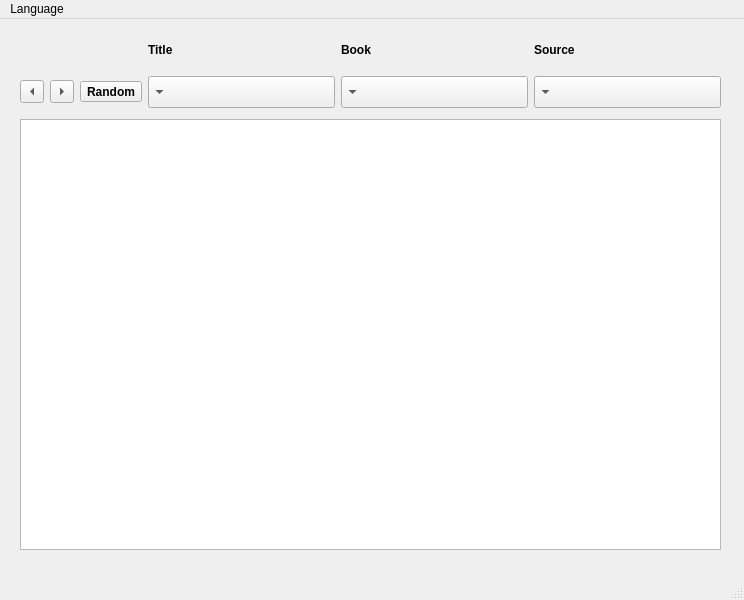
<?xml version="1.0" encoding="UTF-8"?>
<ui version="4.0">
 <class>MainWindow</class>
 <widget class="QMainWindow" name="MainWindow">
  <property name="geometry">
   <rect>
    <x>0</x>
    <y>0</y>
    <width>744</width>
    <height>600</height>
   </rect>
  </property>
  <property name="windowTitle">
   <string>MainWindow</string>
  </property>
  <widget class="QWidget" name="centralwidget">
   <widget class="QTextEdit" name="hadithText">
    <property name="geometry">
     <rect>
      <x>20</x>
      <y>100</y>
      <width>701</width>
      <height>431</height>
     </rect>
    </property>
    <property name="sizePolicy">
     <sizepolicy hsizetype="Expanding" vsizetype="Expanding">
      <horstretch>0</horstretch>
      <verstretch>0</verstretch>
     </sizepolicy>
    </property>
    <property name="font">
     <font>
      <family>Nafees [PYRS]</family>
      <pointsize>18</pointsize>
      <weight>50</weight>
      <bold>false</bold>
     </font>
    </property>
    <property name="statusTip">
     <string>Hadith Text</string>
    </property>
    <property name="layoutDirection">
     <enum>Qt::LeftToRight</enum>
    </property>
    <property name="styleSheet">
     <string notr="true"/>
    </property>
    <property name="locale">
     <locale language="Urdu" country="Pakistan"/>
    </property>
    <property name="readOnly">
     <bool>true</bool>
    </property>
   </widget>
   <widget class="QWidget" name="layoutWidget">
    <property name="geometry">
     <rect>
      <x>20</x>
      <y>10</y>
      <width>701</width>
      <height>79</height>
     </rect>
    </property>
    <layout class="QGridLayout" name="gridLayout" rowstretch="0,0,0,0,0,0" columnstretch="0,0,0,0,0,0,0,0,0,0,0">
     <property name="sizeConstraint">
      <enum>QLayout::SetNoConstraint</enum>
     </property>
     <property name="verticalSpacing">
      <number>6</number>
     </property>
     <item row="5" column="9">
      <widget class="QComboBox" name="bookComboBox">
       <property name="baseSize">
        <size>
         <width>200</width>
         <height>0</height>
        </size>
       </property>
       <property name="font">
        <font>
         <family>Nafees [PYRS]</family>
         <pointsize>14</pointsize>
         <weight>50</weight>
         <bold>false</bold>
        </font>
       </property>
       <property name="statusTip">
        <string>Hadith Book</string>
       </property>
       <property name="layoutDirection">
        <enum>Qt::RightToLeft</enum>
       </property>
       <property name="locale">
        <locale language="Urdu" country="Pakistan"/>
       </property>
      </widget>
     </item>
     <item row="2" column="10">
      <widget class="QLabel" name="sourceLabel">
       <property name="font">
        <font>
         <family>Ubuntu</family>
         <pointsize>9</pointsize>
         <weight>75</weight>
         <bold>true</bold>
        </font>
       </property>
       <property name="locale">
        <locale language="Urdu" country="Pakistan"/>
       </property>
       <property name="text">
        <string>Source</string>
       </property>
      </widget>
     </item>
     <item row="5" column="4">
      <widget class="QToolButton" name="randomButton">
       <property name="font">
        <font>
         <family>Ubuntu</family>
         <pointsize>9</pointsize>
         <weight>75</weight>
         <bold>true</bold>
        </font>
       </property>
       <property name="statusTip">
        <string>(Ctrl+R) Random Hadith</string>
       </property>
       <property name="layoutDirection">
        <enum>Qt::RightToLeft</enum>
       </property>
       <property name="locale">
        <locale language="Urdu" country="Pakistan"/>
       </property>
       <property name="text">
        <string>Random</string>
       </property>
       <property name="icon">
        <iconset>
         <normaloff>../../../../../usr/local/share/islamcompanion/random.png</normaloff>../../../../../usr/local/share/islamcompanion/random.png</iconset>
       </property>
       <property name="shortcut">
        <string>Ctrl+R</string>
       </property>
       <property name="arrowType">
        <enum>Qt::NoArrow</enum>
       </property>
      </widget>
     </item>
     <item row="5" column="10">
      <widget class="QComboBox" name="sourceComboBox">
       <property name="baseSize">
        <size>
         <width>200</width>
         <height>0</height>
        </size>
       </property>
       <property name="font">
        <font>
         <family>Nafees [PYRS]</family>
         <pointsize>14</pointsize>
         <weight>50</weight>
         <bold>false</bold>
        </font>
       </property>
       <property name="statusTip">
        <string>Hadith Source</string>
       </property>
       <property name="layoutDirection">
        <enum>Qt::RightToLeft</enum>
       </property>
       <property name="locale">
        <locale language="Urdu" country="Pakistan"/>
       </property>
      </widget>
     </item>
     <item row="5" column="5">
      <widget class="QComboBox" name="titleComboBox">
       <property name="font">
        <font>
         <family>Nafees [PYRS]</family>
         <pointsize>14</pointsize>
         <weight>50</weight>
         <bold>false</bold>
        </font>
       </property>
       <property name="toolTip">
        <string/>
       </property>
       <property name="statusTip">
        <string>Hadith Title</string>
       </property>
       <property name="whatsThis">
        <string/>
       </property>
       <property name="layoutDirection">
        <enum>Qt::RightToLeft</enum>
       </property>
       <property name="locale">
        <locale language="Urdu" country="Pakistan"/>
       </property>
       <property name="editable">
        <bool>false</bool>
       </property>
      </widget>
     </item>
     <item row="5" column="1">
      <widget class="QToolButton" name="nextButton">
       <property name="font">
        <font>
         <family>Ubuntu</family>
         <pointsize>9</pointsize>
         <weight>75</weight>
         <bold>true</bold>
        </font>
       </property>
       <property name="statusTip">
        <string>(Ctrl+N) Next Hadith</string>
       </property>
       <property name="layoutDirection">
        <enum>Qt::RightToLeft</enum>
       </property>
       <property name="locale">
        <locale language="Urdu" country="Pakistan"/>
       </property>
       <property name="text">
        <string>...</string>
       </property>
       <property name="shortcut">
        <string>Ctrl+N</string>
       </property>
       <property name="arrowType">
        <enum>Qt::LeftArrow</enum>
       </property>
      </widget>
     </item>
     <item row="2" column="9">
      <widget class="QLabel" name="bookLabel">
       <property name="font">
        <font>
         <family>Ubuntu</family>
         <pointsize>9</pointsize>
         <weight>75</weight>
         <bold>true</bold>
        </font>
       </property>
       <property name="locale">
        <locale language="Urdu" country="Pakistan"/>
       </property>
       <property name="text">
        <string>Book</string>
       </property>
      </widget>
     </item>
     <item row="5" column="3">
      <widget class="QToolButton" name="prevButton">
       <property name="font">
        <font>
         <family>Ubuntu</family>
         <pointsize>9</pointsize>
         <weight>75</weight>
         <bold>true</bold>
        </font>
       </property>
       <property name="statusTip">
        <string>(Ctrl+P) Previous Hadith</string>
       </property>
       <property name="layoutDirection">
        <enum>Qt::RightToLeft</enum>
       </property>
       <property name="locale">
        <locale language="Urdu" country="Pakistan"/>
       </property>
       <property name="text">
        <string>...</string>
       </property>
       <property name="shortcut">
        <string>Ctrl+P</string>
       </property>
       <property name="arrowType">
        <enum>Qt::RightArrow</enum>
       </property>
      </widget>
     </item>
     <item row="2" column="5">
      <widget class="QLabel" name="titleLabel">
       <property name="font">
        <font>
         <family>Ubuntu</family>
         <pointsize>9</pointsize>
         <weight>75</weight>
         <bold>true</bold>
        </font>
       </property>
       <property name="locale">
        <locale language="Urdu" country="Pakistan"/>
       </property>
       <property name="text">
        <string>Title</string>
       </property>
      </widget>
     </item>
    </layout>
   </widget>
  </widget>
  <widget class="QStatusBar" name="statusbar">
   <property name="font">
    <font>
     <pointsize>9</pointsize>
     <weight>75</weight>
     <italic>false</italic>
     <bold>true</bold>
    </font>
   </property>
   <property name="statusTip">
    <string>Hadith Reader</string>
   </property>
   <property name="autoFillBackground">
    <bool>false</bool>
   </property>
   <property name="styleSheet">
    <string notr="true"/>
   </property>
  </widget>
  <widget class="QMenuBar" name="menuBar">
   <property name="geometry">
    <rect>
     <x>0</x>
     <y>0</y>
     <width>744</width>
     <height>20</height>
    </rect>
   </property>
   <widget class="QMenu" name="menuLanguage">
    <property name="toolTip">
     <string/>
    </property>
    <property name="statusTip">
     <string/>
    </property>
    <property name="title">
     <string>Language</string>
    </property>
    <addaction name="actionUrdu"/>
    <addaction name="actionEnglish"/>
    <addaction name="actionArabic"/>
   </widget>
   <addaction name="menuLanguage"/>
  </widget>
  <action name="actionExit">
   <property name="text">
    <string>Settings</string>
   </property>
  </action>
  <action name="actionExit_2">
   <property name="text">
    <string>Exit</string>
   </property>
  </action>
  <actiongroup name="langGroup">
   <action name="actionUrdu">
    <property name="checkable">
     <bool>true</bool>
    </property>
    <property name="checked">
     <bool>true</bool>
    </property>
    <property name="text">
     <string>Urdu</string>
    </property>
    <property name="statusTip">
     <string>Change language to Urdu</string>
    </property>
   </action>
   <action name="actionEnglish">
    <property name="checkable">
     <bool>true</bool>
    </property>
    <property name="text">
     <string>English</string>
    </property>
    <property name="statusTip">
     <string>Change language to English</string>
    </property>
   </action>
   <action name="actionArabic">
    <property name="checkable">
     <bool>true</bool>
    </property>
    <property name="text">
     <string>Arabic</string>
    </property>
    <property name="statusTip">
     <string>Change language to Arabic</string>
    </property>
   </action>
  </actiongroup>
 </widget>
 <resources/>
 <connections/>
</ui>
